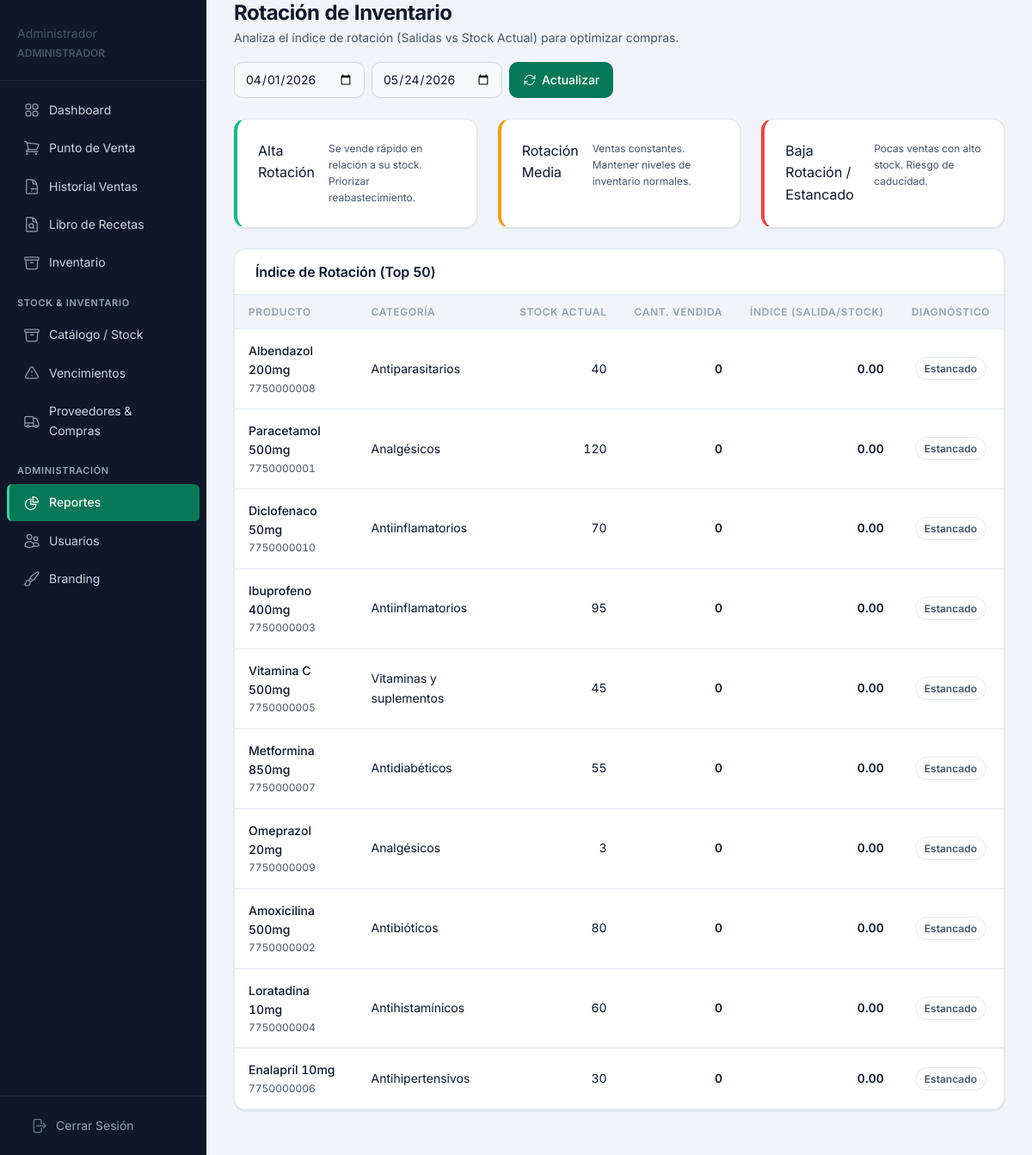
Page /modules/reportes/rotacion_productos.php (signed in) on the committed database.
### tables this page shows
CREATE TABLE IF NOT EXISTS productos (
  id INT PRIMARY KEY AUTO_INCREMENT,
  nombre VARCHAR(200) NOT NULL,
  nombre_generico VARCHAR(200),
  codigo_barras VARCHAR(100) UNIQUE,
  categoria_id INT,
  laboratorio_id INT,
  unidad_medida VARCHAR(50) DEFAULT 'unidad',
  requiere_receta TINYINT(1) DEFAULT 0,
  descripcion TEXT,
  activo TINYINT(1) DEFAULT 1,
  creado_en DATETIME DEFAULT CURRENT_TIMESTAMP,
  FOREIGN KEY (categoria_id) REFERENCES categorias(id),
  FOREIGN KEY (laboratorio_id) REFERENCES laboratorios(id)
);

CREATE TABLE IF NOT EXISTS categorias (
  id INT PRIMARY KEY AUTO_INCREMENT,
  nombre VARCHAR(100) NOT NULL UNIQUE,
  descripcion TEXT
);

### modules/reportes/rotacion_productos.php (the view, shortened to what this page needs)
<?php
$pdo = conectar();
$inicio = $_GET['inicio'] ?? date('Y-m-01', strtotime('-30 days'));
$fin = $_GET['fin'] ?? date('Y-m-d');
$sql = "
    SELECT p.id, p.nombre, p.codigo_barras, c.nombre as categoria,
           COALESCE((SELECT SUM(stock_actual) FROM inventario WHERE producto_id = p.id), 0) as stock_actual,
           COALESCE(SUM(dv.cantidad), 0) as cantidad_vendida
    FROM productos p
    LEFT JOIN categorias c ON p.categoria_id = c.id
    LEFT JOIN detalle_ventas dv ON p.id = dv.producto_id
    LEFT JOIN ventas v ON dv.venta_id = v.id AND v.estado = 'completada' AND DATE(v.fecha) BETWEEN :inicio AND :fin
    WHERE p.activo = 1
    GROUP BY p.id
    ORDER BY (COALESCE(SUM(dv.cantidad), 0) / (COALESCE((SELECT SUM(stock_actual) FROM inventario WHERE producto_id = p.id), 0) + 1)) DESC, cantidad_vendida DESC
    LIMIT 50
";
$stmt = $pdo->prepare($sql);
$stmt->execute([':inicio' => $inicio, ':fin' => $fin]);
$productos = $stmt->fetchAll();
include __DIR__ . '/../../views/layout/header.php';
?>
<div class="container" style="max-width: 1200px;">
    <div class="page-header">
        <div>
            <h1>Rotación de Inventario</h1>
            <p class="page-subtitle">Analiza el índice de rotación (Salidas vs Stock Actual) para optimizar compras.</p>
        </div>
        <div class="page-header-actions">
            <form action="" method="GET" class="flex items-center gap-2">
                <input type="date" name="inicio" value="<?= htmlspecialchars($inicio) ?>" class="form-control" style="width: auto; height: 42px;">
                <input type="date" name="fin" value="<?= htmlspecialchars($fin) ?>" class="form-control" style="width: auto; height: 42px;">
                <button type="submit" class="btn btn-primario" style="height: 42px;">
                    Actualizar
                </button>
            </form>
        </div>
    </div>
    <div class="grid-3-cols gap-6 mb-6">
        <div class="kpi-card" style="border-left: 4px solid var(--color-exito);">
            <div class="kpi-title">Alta Rotación</div>
            <div class="text-xs text-secundario mt-1">Se vende rápido en relación a su stock. Priorizar reabastecimiento.</div>
        </div>
        <div class="kpi-card" style="border-left: 4px solid var(--color-advertencia);">
            <div class="kpi-title">Rotación Media</div>
            <div class="text-xs text-secundario mt-1">Ventas constantes. Mantener niveles de inventario normales.</div>
        </div>
        <div class="kpi-card" style="border-left: 4px solid var(--color-peligro);">
            <div class="kpi-title">Baja Rotación / Estancado</div>
            <div class="text-xs text-secundario mt-1">Pocas ventas con alto stock. Riesgo de caducidad.</div>
        </div>
    </div>
    <div class="card m-0">
        <div class="card-header border-b border-borde">
            <h2 class="card-titulo">Índice de Rotación (Top 50)</h2>
        </div>
        <div class="tabla-contenedor" style="border: none; border-radius: 0 0 var(--radio-lg) var(--radio-lg);">
            <table class="tabla">
                <thead>
                    <tr>
                        <th>Producto</th>
                        <th>Categoría</th>
                        <th style="text-align: right;">Stock Actual</th>
                        <th style="text-align: right;">Cant. Vendida</th>
                        <th style="text-align: right;">Índice (Salida/Stock)</th>
                        <th style="text-align: center;">Diagnóstico</th>
                    </tr>
                </thead>
                <tbody>
                    <?php if (empty($productos)): ?>
                        <tr>
                            <td colspan="6">
                                <div class="empty-state" style="padding: 40px 20px;">
                                    <svg class="empty-state-icon" xmlns="http://www.w3.org/2000/svg" fill="none" viewBox="0 0 24 24" stroke-width="1.5" stroke="currentColor">
                                        <path stroke-linecap="round" stroke-linejoin="round" d="M15.75 15.75V18m-7.5-6.75h.008v.008H8.25v-.008zm0 2.25h.008v.008H8.25V13.5zm0 2.25h.008v.008H8.25v-.008zm0 2.25h.008v.008H8.25V18zm2.498-6.75h.007v.008h-.007v-.008zm0 2.25h.007v.008h-.007V13.5zm0 2.25h.007v.008h-.007v-.008zm0 2.25h.007v.008h-.007V18zm2.504-6.75h.008v.008h-.008v-.008zm0 2.25h.008v.008h-.008V13.5zm0 2.25h.008v.008h-.008v-.008zm0 2.25h.008v.008h-.008V18zm2.498-6.75h.008v.008h-.008v-.008zm0 2.25h.008v.008h-.008V13.5z" />
                                    </svg>
                                    <div class="empty-state-titulo">Sin datos de rotación</div>
                                    <div class="empty-state-msg">No hay registros para calcular índices en este periodo.</div>
                                </div>
                            </td>
                        </tr>
                    <?php else: ?>
                        <?php foreach ($productos as $p):
                            $stock = (int)$p['stock_actual'];
                            $vendido = (int)$p['cantidad_vendida'];
                            $indice = $vendido / ($stock > 0 ? $stock : 1);
                            $diagnostico = '';
                            $clase_badge = '';
                            if ($indice > 1.5 || ($stock == 0 && $vendido > 0)) {
                                $diagnostico = 'Alta';
                                $clase_badge = 'badge-exito';
                            } elseif ($indice >= 0.5) {
                                $diagnostico = 'Media';
                                $clase_badge = 'badge-advertencia';
                            } else {
                                $diagnostico = 'Baja';
                                $clase_badge = 'badge-peligro';
                            }
                        ?>
                            <tr>
                                <td>
                                    <div class="font-medium"><?= htmlspecialchars($p['nombre']) ?></div>
                                    <div class="text-xs text-secundario mt-1" style="font-variant-numeric: tabular-nums;"><?= htmlspecialchars($p['codigo_barras'] ?? 'N/A') ?></div>
                                </td>
                                <td class="text-secundario"><?= htmlspecialchars($p['categoria'] ?: 'Sin Categoría') ?></td>
                                <td style="text-align: right; font-variant-numeric: tabular-nums;"><?= $stock ?></td>
                                <td style="text-align: right; font-weight: 600; font-variant-numeric: tabular-nums;"><?= $vendido ?></td>
                                <td style="text-align: right; font-variant-numeric: tabular-nums;" class="text-primario font-semibold">
                                    <?= number_format($indice, 2) ?>
                                </td>
                                <td style="text-align: center;">
                                    <?php if ($vendido == 0): ?>
                                        <span class="badge" style="background: var(--bg-card); border: 1px solid var(--color-borde); color: var(--texto-secundario);">Estancado</span>
                                    <?php else: ?>
                                        <span class="badge <?= $clase_badge ?>">Rotación <?= $diagnostico ?></span>
                                    <?php endif; ?>
                                </td>
                            </tr>
                        <?php endforeach; ?>
                    <?php endif; ?>
                </tbody>
            </table>
        </div>
    </div>
</div>
<?php include __DIR__ . '/../../views/layout/footer.php'; ?>

### assets/css/main.css (style rules this page uses)
:root { --verde-900: #064e3b; --verde-800: #065f46; --verde-700: #047857; --verde-600: #059669; --verde-500: #10b981; --verde-400: #34d399; --verde-300: #6ee7b7; --verde-100: #d1fae5; --verde-50: #ecfdf5; --bg-app: #f1f5f9; --bg-sidebar: #0f172a; --bg-card: #ffffff; --bg-input: #f8fafc; --bg-hover: #f1f5f9; --texto-primario: #0f172a; --texto-secundario: #475569; --texto-terciario: #94a3b8; --texto-sidebar: #cbd5e1; --texto-sidebar-act: #ffffff; --texto-inverso: #ffffff; --borde: #e2e8f0; --borde-focus: #10b981; --borde-input: #cbd5e1; --semaforo-rojo-bg: #fef2f2; --semaforo-rojo-texto: #dc2626; --semaforo-rojo-borde: #fca5a5; --semaforo-amarillo-bg: #fffbeb; --semaforo-amarillo-texto: #d97706; --semaforo-amarillo-borde: #fcd34d; --semaforo-verde-bg: #f0fdf4; --semaforo-verde-texto: #16a34a; --semaforo-verde-borde: #86efac; --color-exito: #10b981; --color-exito-bg: #ecfdf5; --color-advertencia: #f59e0b; --color-advertencia-bg: #fffbeb; --color-peligro: #ef4444; --color-peligro-bg: #fef2f2; --color-info: #3b82f6; --color-info-bg: #eff6ff; --kpi-ventas-bg: #ecfdf5; --kpi-ventas-icon: #059669; --kpi-tx-bg: #eff6ff; --kpi-tx-icon: #3b82f6; --kpi-stock-bg: #fef2f2; --kpi-stock-icon: #ef4444; --kpi-vence-bg: #fffbeb; --kpi-vence-icon: #d97706; --fuente: 'Inter', system-ui, -apple-system, sans-serif; --text-xs: 0.75rem; --text-sm: 0.875rem; --text-base: 1rem; --text-lg: 1.125rem; --text-xl: 1.25rem; --text-2xl: 1.5rem; --text-3xl: 1.875rem; --espacio-1: 0.25rem; --espacio-2: 0.5rem; --espacio-3: 0.75rem; --espacio-4: 1rem; --espacio-5: 1.25rem; --espacio-6: 1.5rem; --espacio-8: 2rem; --espacio-10: 2.5rem; --espacio-12: 3rem; --radio-sm: 6px; --radio: 10px; --radio-lg: 14px; --radio-xl: 20px; --radio-full: 9999px; --sombra-xs: 0 1px 2px rgba(0,0,0,0.05); --sombra-sm: 0 1px 3px rgba(0,0,0,0.08), 0 1px 2px rgba(0,0,0,0.04); --sombra: 0 4px 6px rgba(0,0,0,0.05), 0 2px 4px rgba(0,0,0,0.04); --sombra-md: 0 10px 15px rgba(0,0,0,0.07), 0 4px 6px rgba(0,0,0,0.04); --sombra-lg: 0 20px 25px rgba(0,0,0,0.08), 0 10px 10px rgba(0,0,0,0.03); --transicion: all 0.15s ease; --transicion-lenta: all 0.25s ease; --sidebar-ancho: 240px; --sidebar-ancho-col: 64px; --topbar-alto: 60px; --contenido-padding: 24px; --z-base: 1; --z-dropdown: 10; --z-sticky: 20; --z-sidebar: 30; --z-overlay: 40; --z-modal: 50; --color-primario: #047857; --color-primario-claro: #ecfdf5; --color-primario-hover: #065f46; --color-acento: #10b981; --color-fondo: #f1f5f9; --color-superficie: #ffffff; --color-borde: #e2e8f0; --color-texto: #0f172a; --color-texto-secundario: #475569; --radio: 10px; --sombra: 0 1px 3px rgba(0,0,0,0.08), 0 1px 2px rgba(0,0,0,0.04); --sombra-md: 0 10px 15px rgba(0,0,0,0.07), 0 4px 6px rgba(0,0,0,0.04); }
*, *::before, *::after { box-sizing: border-box; margin: 0; padding: 0; }
html { scroll-behavior: smooth; -webkit-text-size-adjust: 100%; }
body { font-family: var(--fuente); background-color: var(--bg-app); color: var(--texto-primario); line-height: 1.6; font-size: var(--text-base); -webkit-font-smoothing: antialiased; -moz-osx-font-smoothing: grayscale; font-variant-numeric: tabular-nums; }
h1, h2, h3, h4, h5, h6 { font-weight: 600; line-height: 1.25; color: var(--texto-primario); letter-spacing: -0.01em; }
h1 { font-size: var(--text-2xl); font-weight: 700; }
h2 { font-size: var(--text-xl); }
p { max-width: 65ch; line-height: 1.7; }
button, input, select, textarea { font-family: inherit; font-size: inherit; }
.text-xs { font-size: var(--text-xs); }
.font-medium { font-weight: 500; }
.font-semibold { font-weight: 600; }
.text-primario { color: var(--texto-primario); }
.text-secundario { color: var(--texto-secundario); }
.container { max-width: 1200px; margin: 0 auto; width: 100%; }
.flex { display: flex; }
.items-center { align-items: center; }
.gap-2 { gap: var(--espacio-2); }
.gap-6 { gap: var(--espacio-6); }
.m-0 { margin: 0; }
.mb-6 { margin-bottom: var(--espacio-6); }

### assets/css/layout.css (style rules this page uses)
.page-header { display: flex; justify-content: space-between; align-items: center; margin-bottom: var(--espacio-6); gap: var(--espacio-4); flex-wrap: wrap; }
.page-header h1 { font-size: var(--text-2xl); font-weight: 700; letter-spacing: -0.02em; margin: 0; }
.page-subtitle { font-size: var(--text-sm); color: var(--texto-secundario); margin-top: 2px; }
.page-header-actions { display: flex; gap: var(--espacio-2); align-items: center; }

### rows in the picture
productos: nombre "Albendazol 200mg", codigo_barras "7750000008", categoria.nombre "Antiparasitarios", stock "40", vendido "0", indice "0.00"
productos: nombre "Paracetamol 500mg", codigo_barras "7750000001", categoria.nombre "Analgésicos", stock "120", vendido "0", indice "0.00"
productos: nombre "Diclofenaco 50mg", codigo_barras "7750000010", categoria.nombre "Antiinflamatorios", stock "70", vendido "0", indice "0.00"
productos: nombre "Ibuprofeno 400mg", codigo_barras "7750000003", categoria.nombre "Antiinflamatorios", stock "95", vendido "0", indice "0.00"
productos: nombre "Vitamina C 500mg", codigo_barras "7750000005", categoria.nombre "Vitaminas y suplementos", stock "45", vendido "0", indice "0.00"
productos: nombre "Metformina 850mg", codigo_barras "7750000007", categoria.nombre "Antidiabéticos", stock "55", vendido "0", indice "0.00"
productos: nombre "Omeprazol 20mg", codigo_barras "7750000009", categoria.nombre "Analgésicos", stock "3", vendido "0", indice "0.00"
productos: nombre "Amoxicilina 500mg", codigo_barras "7750000002", categoria.nombre "Antibióticos", stock "80", vendido "0", indice "0.00"
productos: nombre "Loratadina 10mg", codigo_barras "7750000004", categoria.nombre "Antihistamínicos", stock "60", vendido "0", indice "0.00"
productos: nombre "Enalapril 10mg", codigo_barras "7750000006", categoria.nombre "Antihipertensivos", stock "30", vendido "0", indice "0.00"

### other values in the picture
$_SESSION['nombre'] "Administrador"
$nombre_rol "ADMINISTRADOR"
